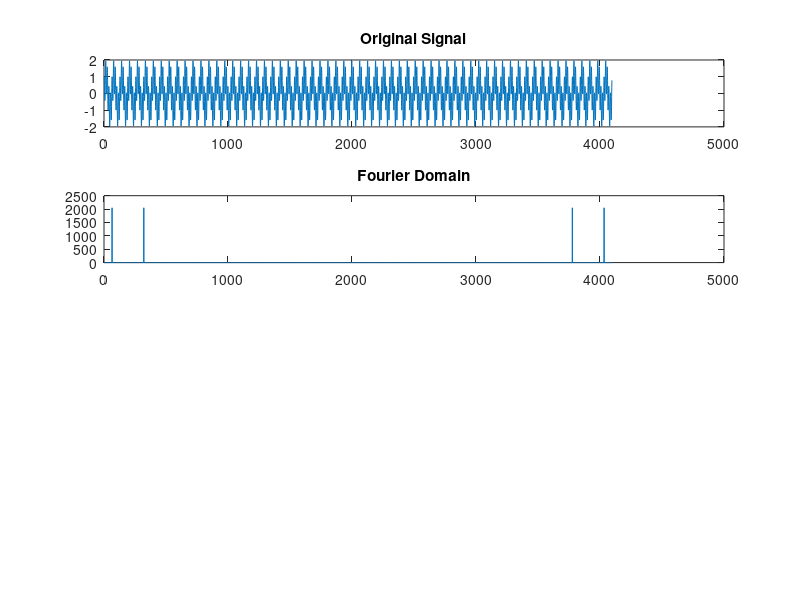

The MATLAB source for this figure: (Note: this script raises an error after producing the figure.)
% We will first implement a simple Fourier transform.
% Sampling Frequency 
fs = 64;
% Frequency
N = 64;
n = 0:N*fs -1/fs;

t = 2*pi*[0:1/fs:N-1/fs];
y = sin(t) + cos(5*t);

% Hence the formula of Fourier transform is
ft_mat = exp(-1i*2*pi*n'*n/(N*fs));
y_ft = y*ft_mat;

figure;
subplot(4,1,1);
plot(y);
title('Original Signal');

subplot(4,1,2);
plot(abs(y_ft));
title('Fourier Domain');

% Using FFT 
y_fft = NEWFFT(y,n,N*fs);
subplot(4,1,3);
plot(abs(y_fft));
title('Fast Fourier Transform');

% Using Matlabs fft
y_mat = fft(y);
subplot(4,1,4);
plot(abs(y_mat));
title('Fast Fourier Transform(Matlab)');

figure;
% Next we implement fourier transform for 2d images
img = imread('./cameraman.png');
subplot(3,1,1);
imshow(img);
title('Original Image');
% Conver to double for arithmatic issues
img = double(img);

% My implementation
new_image = NEW_FFT2(img);

% Matlab Solution
new_image_matlab = fft2(img);

% Plot them

subplot(3,1,2);
plot(new_image);
title('My Method');
subplot(3,1,3);
plot(new_image_matlab);
title('Matlab');


figure;
% Next example
img = imread('./War_on_drugs.png');
subplot(3,1,1);
imshow(img);
title('Original Image');
% Conver to double for arithmatic issues
img = double(img);

% My implementation
new_image = NEW_FFT2(img);

% Matlab Solution
new_image_matlab = fft2(img);

% Plot them

subplot(3,1,2);
plot(new_image);
title('My Method');
subplot(3,1,3);
plot(new_image_matlab);
title('Matlab');